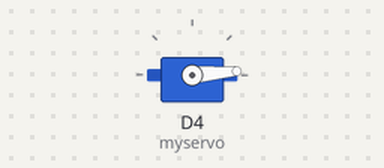
The sketch below on a simulated ESP8266 (NodeMCU). Parts: servo.

Above: at 0.05 s.
At 0.85 s:
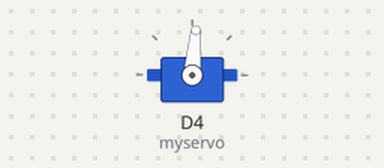
At 1.7 s:
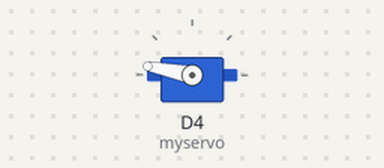
At 3.4 s:
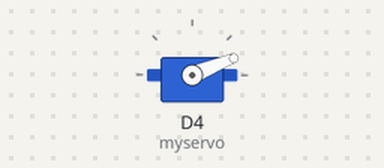
Timing chart, 0 to 8.3 s (numbered marks = the images above):
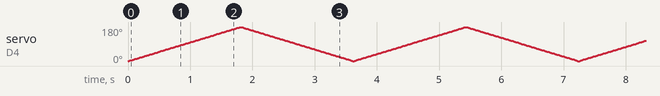

The sketch:

NODEMCU-SERVO-MOTOR-TEST.ino
```cpp
#include <Servo.h>

Servo myservo;  // Create servo object to control a servo

int pos = 0;    // Variable to store the servo position

void setup() {
  myservo.attach(D4);  // Attach the servo to pin D4
}

void loop() {
  for (pos = 0; pos <= 180; pos += 1) {  // Go from 0 degrees to 180 degrees
    myservo.write(pos);              // Set the servo position
    delay(10);                       // Wait 15 milliseconds for the servo to move
  }
  for (pos = 180; pos >= 0; pos -= 1) {  // Go from 180 degrees to 0 degrees
    myservo.write(pos);              // Set the servo position
    delay(10);                       // Wait 15 milliseconds for the servo to move
  }
}
```
